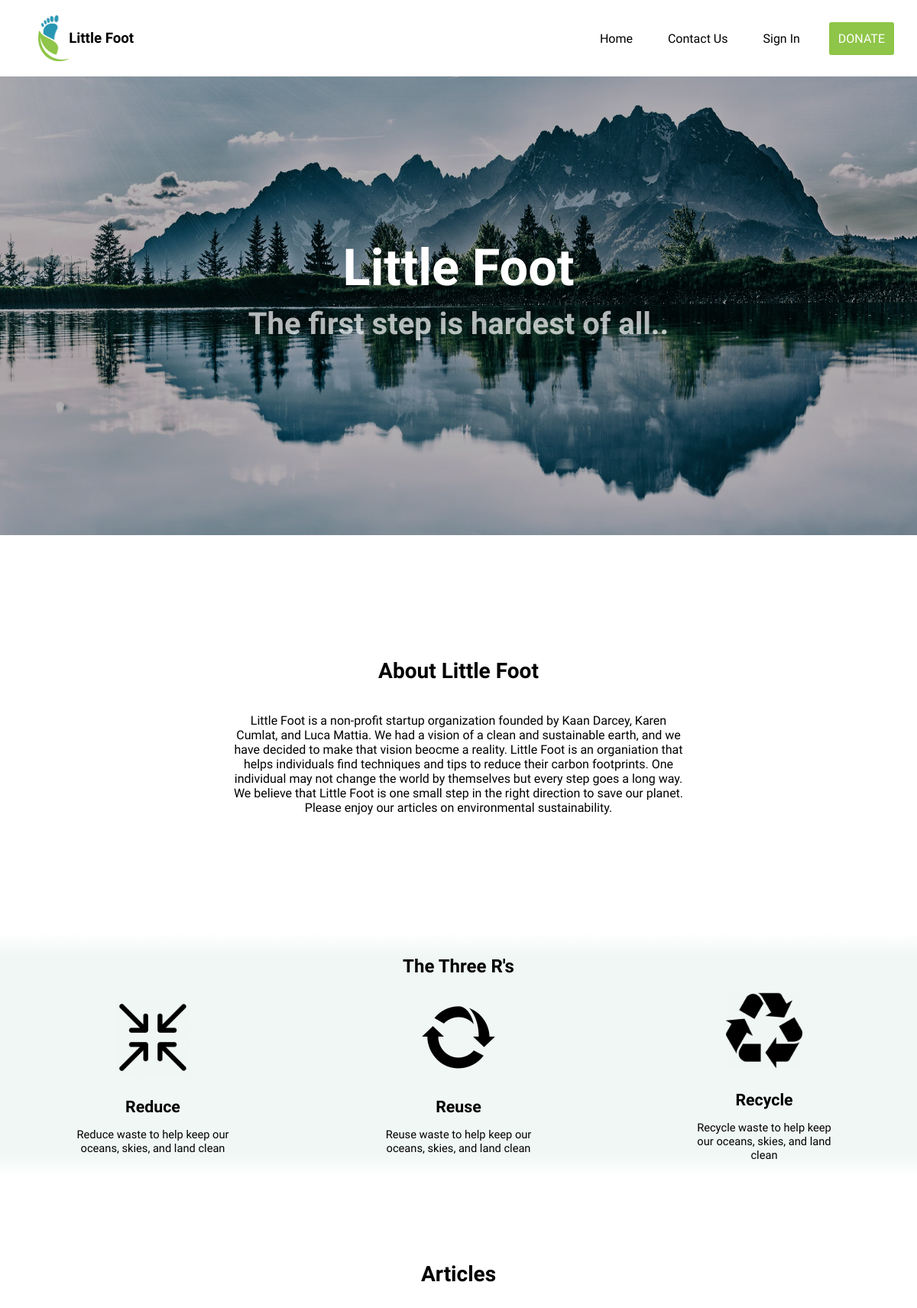
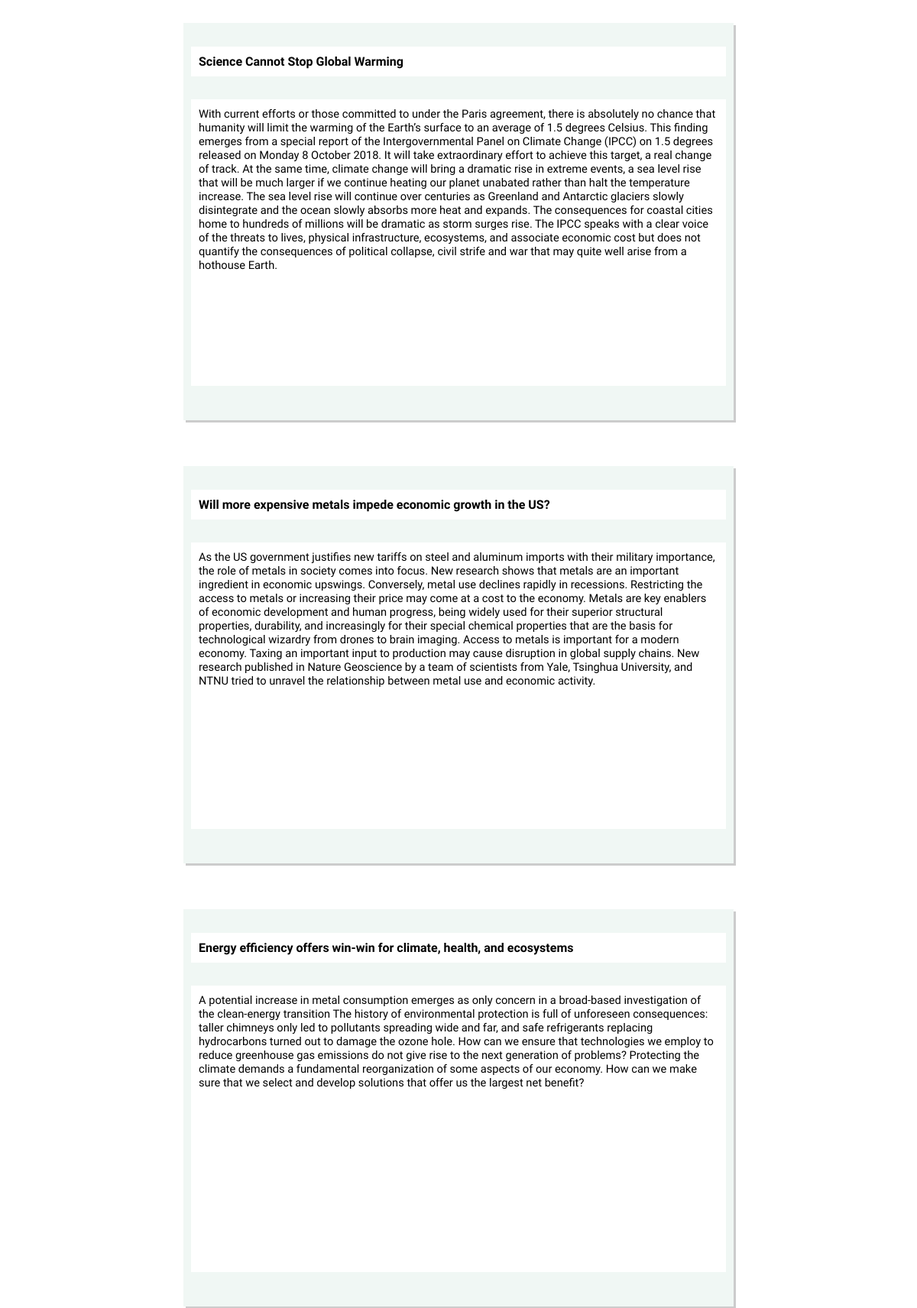
The page / (upper part) on the database its author committed (2 pictures, top to bottom).
### tables this page shows
CREATE TABLE `post` (
  `id` int(11) NOT NULL,
  `post_title` varchar(255) NOT NULL,
  `post_desc` longtext NOT NULL,
  `post_deleted` tinyint(1) NOT NULL
);

### index.php (the view, shortened to what this page needs)
<?php
include './PHP/database.php';
?>
<!DOCTYPE html>
<html>
    <head>
        <link href='./CSS/style.css' rel='stylesheet'/>
        <link rel="stylesheet" href="https://cdnjs.cloudflare.com/ajax/libs/font-awesome/5.12.1/css/all.min.css">
    </head>
    <body>
        <div class="home-container">
            <div class="home-header">
                <div>
                    <img class='home-header-logo' src='./IMGS/LittleFootLogo.png' alt='logo' />
                    <h3>Little Foot</h3>
                </div>
                <div>
                    <?php
                    if(!isset($_SESSION['user'])){
                      echo "<a href='index.php'>Home</a>";
                      echo "<a href='contact-us.php'>Contact Us</a>";
                      echo "<a href='admin/login.php' class='admin-login'>Sign In</a>";
                      echo "<span class='donate'><a href='donate.php'>DONATE</a></span>";
                    }else{
                        echo "<a href='admin/posts.php'>All Posts</a>";
                        echo "<a href='admin/new-post.php'>Create New Post</a>";
                        echo "<a href='PHP/logout.php'>Log Out</a>";
                    }
                    ?>
                </div>
            </div>
            <div class="home-hero">
                <h2 class="home-hero-title">Little Foot</h2>
                <h4 class="home-hero-subTitle">The first step is hardest of all..</h4>
                <img class='home-hero-img' src='./IMGS/hero.jpeg' alt='hero image'/>
                <div class="home-hero-shade"></div>
            </div>
            <div class="home-about">
                <h2>About Little Foot</h2>
                <p>Little Foot is a non-profit startup organization founded by Kaan Darcey, Karen Cumlat, and Luca Mattia. We had a vision of a clean and sustainable earth, and we have decided to make that vision beocme a reality. Little Foot is an organiation that helps individuals find techniques and tips to reduce their carbon footprints. One individual may not change the world by themselves but every step goes a long way. We believe that Little Foot is one small step in the right direction to save our planet. Please enjoy our articles on environmental sustainability.</p>
            </div>
            <div class='home-icons'>
                <h2>The Three R's</h2>
                <div class="home-icons-columns">
                    <div class='icon-column'>
                        <img src='./IMGS/reduseIcon.png' alt='icon'/>
                        <h4>Reduce</h4>
                        <p>Reduce waste to help keep our oceans, skies, and land clean</p>
                    </div>
                    <div class='icon-column'>
                            <img src='./IMGS/reuseIcon.png' alt='icon'/>
                            <h4>Reuse</h4>
                            <p>Reuse waste to help keep our oceans, skies, and land clean</p>
                    </div>
                    <div class='icon-column'>
                            <img src='./IMGS/recycleIcon.png' alt='icon'/>
                            <h4>Recycle</h4>
                            <p>Recycle waste to help keep our oceans, skies, and land clean</p>
                    </div>
                </div>
            </div>
            <div class="home-articles">
                <h3>Articles</h3>
                <?php
                $sql = "SELECT * FROM post WHERE post_deleted = 0";
                $return = mysqli_query($conn, $sql);
                while ($row = mysqli_fetch_assoc($return)) {
                    echo "<div class='home-post'><h4>{$row['post_title']}</h4><div class='post-descr'><p>{$row['post_desc']}</p></div></div>";
                }
                ?>
            </div>
        </div>
    </body>
</html>

### CSS/style.css (style rules this page uses)
body { margin:0; font-family: 'Raleway', sans-serif; position: relative; }
.home-container { width: 100%; height: 100%; display: flex; flex-direction: column; justify-content: center; align-items: center; position: relative; overflow: hidden; }
.home-header { width: 100%; height: 100px; display: flex; flex-direction: row; justify-content: space-between; align-items: center; position: fixed; top:0; z-index: 1000; background-color: white; }
.home-header div { display: flex; flex-direction: row; align-items: center; }
.home-header a { color:black; margin-right: 30px; padding: .5em; }
.home-header-logo { height: 60px; margin-left: 50px; }
.home-hero { width: 100%; height: 700px; position: relative; display: flex; flex-direction: column; justify-content: center; align-items: center; }
.home-hero-img { width: 100%; height:100%; }
.home-hero-shade { width:100%; height: 700px; position: absolute; top:0; background-color: rgba(0,0,0,0.3); }
.home-hero-title { position: absolute; font-size: 50pt; font-weight: 700; color: white; z-index: 10; text-align: center; }
.home-hero-subTitle { position: absolute; margin-top: 200px; font-size: 30pt; z-index: 10; color: rgba(255,255,255,0.7); text-align: center; }
.home-about { width: 100%; height:500px; padding:10px; display: flex; flex-direction: column; justify-content: center; align-items: center; text-align: center; }
.home-about h2 { font-size: 21pt; }
.home-about p { width:50%; }
.home-icons { width: 100%; height:300px; padding:10px; display: flex; flex-direction: column; justify-content: space-around; align-items: center; background: linear-gradient(0deg, rgba(255,255,255,1) 0%, rgba(240,247,244,1) 10%, rgba(240,247,244,1) 90%, rgba(255,255,255,1) 100%); }
.home-icons h2 { margin-bottom: 20px; }
.home-icons-columns { width: 100%; display: flex; flex-direction: row; justify-content: space-around; align-items: center; }
.icon-column { display: flex; flex-direction: column; justify-content: center; align-items: center; }
.icon-column img { width:100px; height:100px; }
.icon-column h4 { margin-bottom: 0px; font-size: 16pt; }
.icon-column p { width:200px; text-align: center; font-size: 11pt; }
.home-articles { width: 100%; min-height: 1000px; padding:10px; display: flex; flex-direction: column; justify-content: flex-start; align-items: center; }
.home-articles h3 { font-size: 21pt; margin-top: 100px; }
.home-post { width: 700px; height:500px; padding: 10px; background-color: #f0f7f4; box-shadow: 3px 3px rgba(0,0,0,0.2); margin: 30px; }
.home-post h4 { background-color: white; padding: 10px; }
.home-post p { background-color: white; padding: 10px; font-size: 11pt; }
.post-descr { width: 700px; height: 375px; margin-top: 30px; background-color: white; }
a { text-decoration: none; }
.donate a:link, .donate a:visited { background-color: #8fc548; padding: .75em; border-radius: 3px; color: white; }

### rows shown on the page
post: post_title "Science Cannot Stop Global Warming", post_desc "With current efforts or those committed to under the Paris agreement, there is absolutely no chance that humanity will limit the warming of the Earth’s surface to an average of 1.5 degrees Celsius. This finding emerges from a special report of the Intergovernmental Panel on Climate Change (IPCC) on 1.5 degrees released on Monday 8 October 2018. It will take extraordinary effort to achieve this target, a real change of track. At the same time, climate change will bring a dramatic rise in extreme events, a sea level rise that will be much larger if we continue heating our planet unabated rather than halt the temperature increase. The sea level rise will continue over centuries as Greenland…"
post: post_title "Will more expensive metals impede economic growth in the US?", post_desc "As the US government justifies new tariffs on steel and aluminum imports with their military importance, the role of metals in society comes into focus. New research shows that metals are an important ingredient in economic upswings. Conversely, metal use declines rapidly in recessions. Restricting the access to metals or increasing their price may come at a cost to the economy. Metals are key enablers of economic development and human progress, being widely used for their superior structural properties, durability, and increasingly for their special chemical properties that are the basis for technological wizardry from drones to brain imaging. Access to metals is important for a modern…"
post: post_title "Energy efficiency offers win-win for climate, health, and ecosystems", post_desc "A potential increase in metal consumption emerges as only concern in a broad-based investigation of the clean-energy transition The history of environmental protection is full of unforeseen consequences: taller chimneys only led to pollutants spreading wide and far, and safe refrigerants replacing hydrocarbons turned out to damage the ozone hole. How can we ensure that technologies we employ to reduce greenhouse gas emissions do not give rise to the next generation of problems? Protecting the climate demands a fundamental reorganization of some aspects of our economy. How can we make sure that we select and develop solutions that offer us the largest net benefit?"
